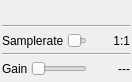
<?xml version="1.0" encoding="UTF-8"?>
<ui version="4.0">
 <class>V4LGui</class>
 <widget class="QWidget" name="V4LGui">
  <property name="geometry">
   <rect>
    <x>0</x>
    <y>0</y>
    <width>132</width>
    <height>82</height>
   </rect>
  </property>
  <property name="sizePolicy">
   <sizepolicy hsizetype="Preferred" vsizetype="Maximum">
    <horstretch>0</horstretch>
    <verstretch>0</verstretch>
   </sizepolicy>
  </property>
  <property name="windowTitle">
   <string>Video4Linux</string>
  </property>
  <layout class="QVBoxLayout" name="verticalLayout">
   <property name="spacing">
    <number>3</number>
   </property>
   <property name="leftMargin">
    <number>2</number>
   </property>
   <property name="topMargin">
    <number>2</number>
   </property>
   <property name="rightMargin">
    <number>2</number>
   </property>
   <property name="bottomMargin">
    <number>2</number>
   </property>
   <item>
    <layout class="QHBoxLayout" name="horizontalLayout_3">
     <item>
      <spacer name="horizontalSpacer">
       <property name="orientation">
        <enum>Qt::Horizontal</enum>
       </property>
       <property name="sizeHint" stdset="0">
        <size>
         <width>0</width>
         <height>0</height>
        </size>
       </property>
      </spacer>
     </item>
     <item>
      <widget class="ValueDial" name="centerFrequency" native="true">
       <property name="sizePolicy">
        <sizepolicy hsizetype="Maximum" vsizetype="Maximum">
         <horstretch>0</horstretch>
         <verstretch>0</verstretch>
        </sizepolicy>
       </property>
       <property name="minimumSize">
        <size>
         <width>32</width>
         <height>16</height>
        </size>
       </property>
       <property name="font">
        <font>
         <family>Monospace</family>
         <pointsize>20</pointsize>
        </font>
       </property>
       <property name="focusPolicy">
        <enum>Qt::StrongFocus</enum>
       </property>
       <property name="toolTip">
        <string>Tuner center frequency in kHz</string>
       </property>
      </widget>
     </item>
     <item>
      <spacer name="horizontalSpacer_2">
       <property name="orientation">
        <enum>Qt::Horizontal</enum>
       </property>
       <property name="sizeHint" stdset="0">
        <size>
         <width>0</width>
         <height>0</height>
        </size>
       </property>
      </spacer>
     </item>
    </layout>
   </item>
   <item>
    <widget class="Line" name="line_4">
     <property name="orientation">
      <enum>Qt::Horizontal</enum>
     </property>
    </widget>
   </item>
   <item>
    <layout class="QGridLayout" name="gridLayout_3">
     <property name="spacing">
      <number>3</number>
     </property>
     <item row="0" column="1">
      <widget class="QSlider" name="samplerate">
       <property name="toolTip">
        <string>Device Samplerate</string>
       </property>
       <property name="maximum">
        <number>4</number>
       </property>
       <property name="pageStep">
        <number>1</number>
       </property>
       <property name="orientation">
        <enum>Qt::Horizontal</enum>
       </property>
      </widget>
     </item>
     <item row="0" column="0">
      <widget class="QLabel" name="label_12">
       <property name="sizePolicy">
        <sizepolicy hsizetype="Maximum" vsizetype="Preferred">
         <horstretch>0</horstretch>
         <verstretch>0</verstretch>
        </sizepolicy>
       </property>
       <property name="text">
        <string>Samplerate</string>
       </property>
      </widget>
     </item>
     <item row="0" column="2">
      <widget class="QLabel" name="samplerateText">
       <property name="minimumSize">
        <size>
         <width>40</width>
         <height>0</height>
        </size>
       </property>
       <property name="text">
        <string>1:1</string>
       </property>
       <property name="alignment">
        <set>Qt::AlignRight|Qt::AlignTrailing|Qt::AlignVCenter</set>
       </property>
      </widget>
     </item>
    </layout>
   </item>
   <item>
    <widget class="Line" name="line_3">
     <property name="orientation">
      <enum>Qt::Horizontal</enum>
     </property>
    </widget>
   </item>
   <item>
    <layout class="QGridLayout" name="gridLayout_2">
     <property name="spacing">
      <number>3</number>
     </property>
     <item row="0" column="0">
      <widget class="QLabel" name="label_11">
       <property name="sizePolicy">
        <sizepolicy hsizetype="Maximum" vsizetype="Preferred">
         <horstretch>0</horstretch>
         <verstretch>0</verstretch>
        </sizepolicy>
       </property>
       <property name="text">
        <string>Gain</string>
       </property>
      </widget>
     </item>
     <item row="0" column="1">
      <widget class="QSlider" name="gain">
       <property name="enabled">
        <bool>false</bool>
       </property>
       <property name="toolTip">
        <string>LNA amplification</string>
       </property>
       <property name="maximum">
        <number>0</number>
       </property>
       <property name="pageStep">
        <number>1</number>
       </property>
       <property name="orientation">
        <enum>Qt::Horizontal</enum>
       </property>
      </widget>
     </item>
     <item row="0" column="2">
      <widget class="QLabel" name="gainText">
       <property name="minimumSize">
        <size>
         <width>40</width>
         <height>0</height>
        </size>
       </property>
       <property name="text">
        <string>---</string>
       </property>
       <property name="alignment">
        <set>Qt::AlignRight|Qt::AlignTrailing|Qt::AlignVCenter</set>
       </property>
      </widget>
     </item>
    </layout>
   </item>
  </layout>
 </widget>
 <customwidgets>
  <customwidget>
   <class>ValueDial</class>
   <extends>QWidget</extends>
   <header>gui/valuedial.h</header>
   <container>1</container>
  </customwidget>
 </customwidgets>
 <resources/>
 <connections/>
</ui>
